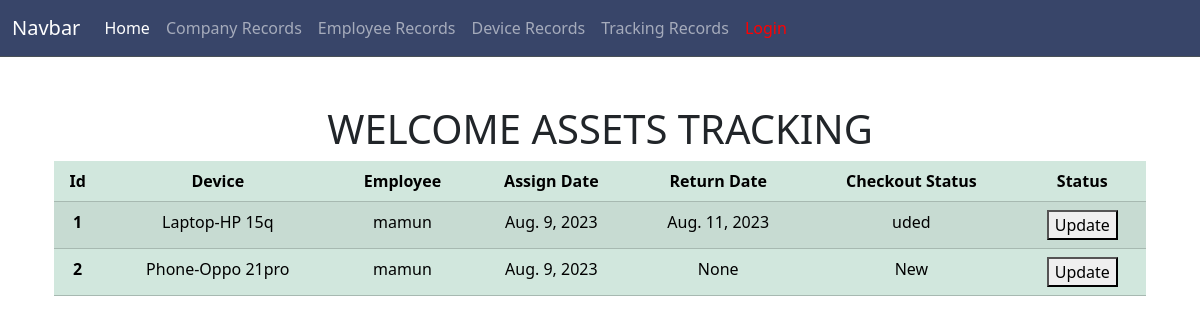
/Myapp/, run on an earlier commit of the app's database.
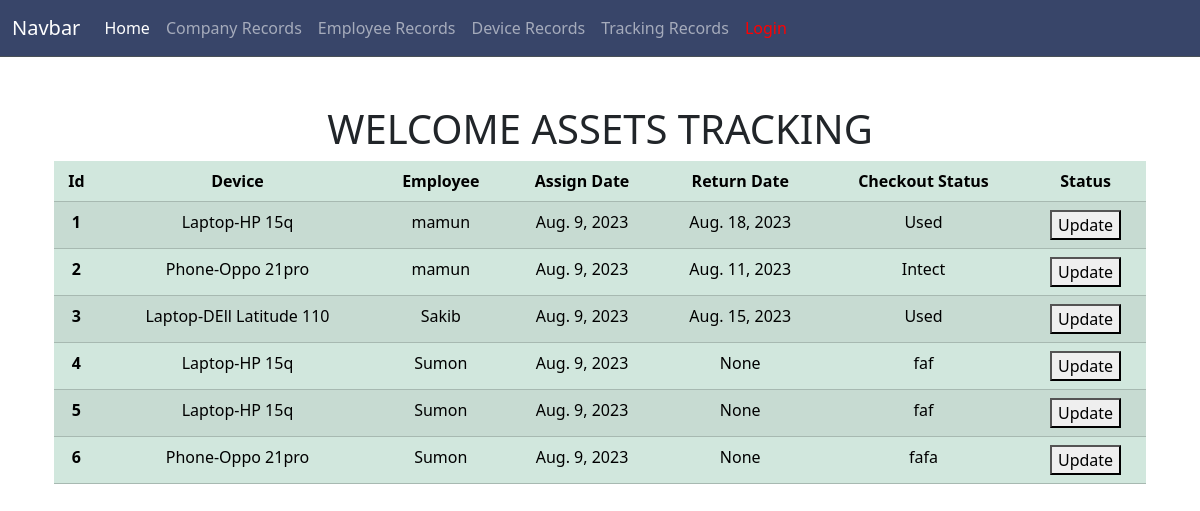
And on a later commit of the database.
### Assets_tracker/models.py (models this page shows, shortened)
class Tracking(models.Model):
    device = models.ForeignKey(Device,on_delete=models.CASCADE, related_name='assigned_tracking_records')
    employee = models.ForeignKey(Employee,on_delete=models.CASCADE, related_name='received_tracking_records')
    assign_date = models.DateField(default=now)
    return_date = models.DateField(null=True,blank=True)
    condition_checkout = models.TextField(null=True,blank=True)

class Device(models.Model):
    DEVICE_TYPE = (
        ('Phone','Phone'),
        ('Tablet','Tablet'),
        ('Laptop','Laptop'),
        ('Other','Other'),
    )
    type = models.CharField(max_length=50,choices=DEVICE_TYPE)
    serial_number = models.CharField(max_length=100)
    device_condition = models.TextField()
    def __str__(self):
        return f"{self.type}-{self.serial_number}"

class Employee(models.Model):
    e_id = models.IntegerField()
    e_name = models.CharField(max_length=255)
    e_email = models.EmailField()
    company = models.ForeignKey(Company,on_delete=models.CASCADE)
    def __str__(self):
        return self.e_name

### Assets_tracker/views.py (the view)
# urls.py: path('',homeview,name='homeview'),
def homeview(request):
    dataset = Tracking.objects.all()
    return render(request,'common_code/base.html',{'dataset':dataset})

### templates/common_code/base.html (shortened to what this page needs)
{% include 'common_code/header.html' %}
      <div class="container text-center">
        <h1>WELCOME ASSETS TRACKING</h1>
  {% block content2 %}
  <div class="container">
    <table class="table table-success table-striped table-hover">
        <thead>
          <tr>
            <th scope="col">Id</th>
            <th scope="col">Device</th>
            <th scope="col">Employee</th>
            <th scope="col">Assign Date</th>
            <th scope="col">Return Date</th>
            <th scope="col">Checkout Status</th>
            <th scope="col"> Status</th>
          </tr>
        </thead>
        <tbody>
            {% for data in dataset %}
          <tr>
            <th scope="row">{{ data.id }}</th>
            <td>{{ data.device }}</td>
            <td>{{ data.employee }}</td>
            <td>{{ data.assign_date }}</td>
            <td>{{ data.return_date }}</td>
            <td>{{ data.condition_checkout }}</td>
            <td><a href="{% url 'update_view' data.id %}"><button type="submit">Update</button></a></td>
          </tr>
          {% endfor %}
        </tbody>
      </table>
</div>
  {% endblock content2 %}
  {% include 'common_code/footer.html' %}

### templates/common_code/header.html (shortened to what this page needs)
<!doctype html>
<html lang="en">
  <head>
    <link href="https://cdn.jsdelivr.net/npm/bootstrap@5.3.1/dist/css/bootstrap.min.css" rel="stylesheet">
  </head>
  <body>
    <nav class="navbar navbar-expand-lg border-bottom border-body mb-5" style="background-color: #384569;"data-bs-theme="dark" >
        <div class="container-fluid">
          <a class="navbar-brand" href="#">Navbar</a>
          <div class="collapse navbar-collapse" id="navbarSupportedContent">
            <ul class="navbar-nav me-auto mb-2 mb-lg-0">
              <li class="nav-item">
                <a class="nav-link active" aria-current="page" href="{% url 'homeview' %}">Home</a>
              </li>
              <li class="nav-item">
                <a class="nav-link" href="{% url 'company_view' %}">Company Records</a>
              </li>
              <li class="nav-item">
                <a class="nav-link" href="{% url 'employee_view' %}">Employee Records</a>
              </li>
              <li class="nav-item">
                <a class="nav-link" href="{% url 'device_view' %}">Device Records</a>
              </li>
              <li class="nav-item">
                <a class="nav-link" href="{% url 'tracking_view' %}">Tracking Records</a>
              </li>
              {% if user.is_authenticated %}
              <li><a class="nav-link " href="{% url 'logout' %}" target="_blank"style="color:red">Log-out</a></li>
              {% else %}
              <li><a class="nav-link " href="{% url 'login' %}" target="_blank" style="color:red">Login</a></li>
              {% endif %}
          </div>
        </div>
      </nav>

### templates/common_code/footer.html (shortened to what this page needs)
</body>
</html>

What changed in the data, as far as the page shows it:
changed Tracking id 1: return_date "Aug. 11, 2023" → "Aug. 18, 2023"; condition_checkout "uded" → "Used"
changed Tracking id 2: return_date "None" → "Aug. 11, 2023"; condition_checkout "New" → "Intect"
added Tracking: id "3", device "Laptop-DEll Latitude 110", employee "Sakib", assign_date "Aug. 9, 2023", return_date "Aug. 15, 2023", condition_checkout "Used"
added Tracking: id "4", device "Laptop-HP 15q", employee "Sumon", assign_date "Aug. 9, 2023", return_date "None", condition_checkout "faf"
added Tracking: id "5", device "Laptop-HP 15q", employee "Sumon", assign_date "Aug. 9, 2023", return_date "None", condition_checkout "faf"
added Tracking: id "6", device "Phone-Oppo 21pro", employee "Sumon", assign_date "Aug. 9, 2023", return_date "None", condition_checkout "fafa"
